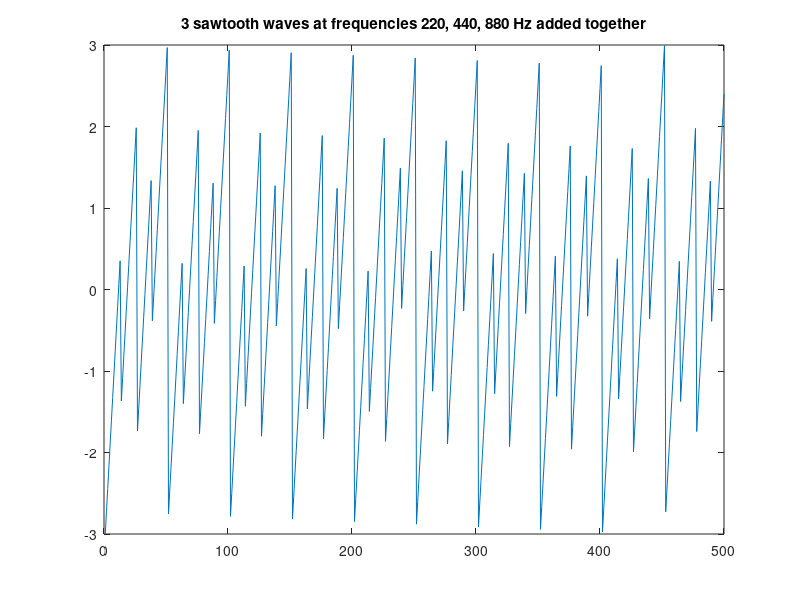

MATLAB code to generate this figure:
amp = 1;
F_s = 11025;
F_w1 = 220;
F_w2 = 440;
F_w3 = 880;

nsec = 2;
dur = nsec*F_s;

n = 0:dur;

y1 = amp*sawtooth(2*pi*n*F_w1/F_s);
y2 = amp*sawtooth(2*pi*n*F_w2/F_s);
y3 = amp*sawtooth(2*pi*n*F_w3/F_s);

ytot = y1+y2+y3

figure(13)
plot(ytot(1:500))
title('3 sawtooth waves at frequencies 220, 440, 880 Hz added together')

soundsc(ytot, F_s)
